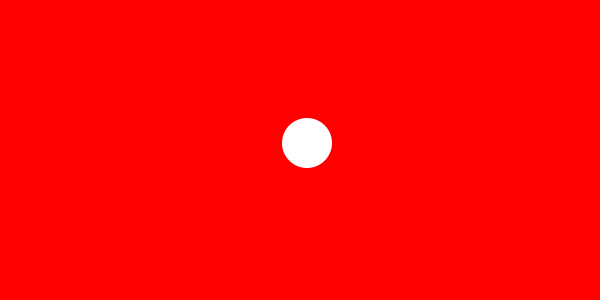
Frame 1 (no input)
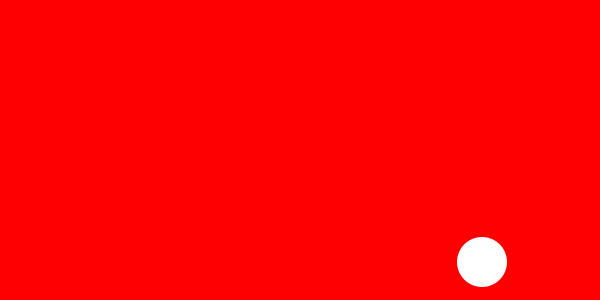
Frame 60 (the mouse pressed at the canvas centre just before this capture)
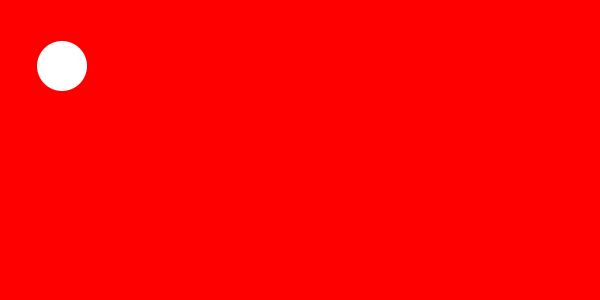
Frame 120 (the mouse held since frame 60 and released just before this capture)

The Processing sketch that drew these frames (run headless with seeded random() and noise(); from frame 60 on, the mouse is pressed at the canvas centre):

// Processing sketch: pelotitaSaltarina
// ── pelotitaSaltarina.pde
float posX;
float posY;
float sizeX;
float sizeY;
float dirX;
float dirY;
float vel;

void setup() {
  size(600, 300);
  background(255, 0, 0);

  posX = width/2;
  posY = height/2;
  sizeX = 50;
  sizeY = 50;
  dirX = 1;
  dirY = -1;
  vel = 7;
}

void draw() {
  background(255, 0, 0);

  if (posX<0) {
    dirX = dirX * -1;
  }

  if (posX>width) {
    dirX = dirX * -1;
  }

  if (posY<0) {
    dirY = dirY * -1;
  }

  if (posY>height) {
    dirY = dirY * -1;
  }

  posX += vel * dirX; //lo mismo que posX = posX-1
  posY += vel * dirY;
  noStroke();
  ellipse(posX, posY, sizeX, sizeY);
  println(posX);
}
